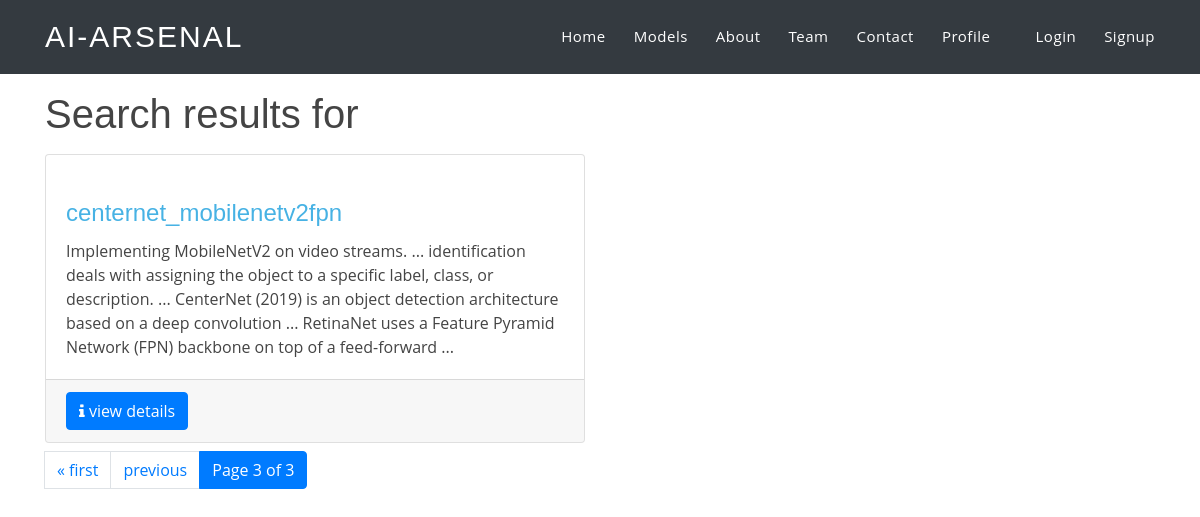
The app's page /storage/search/?q=&page=3, older data.
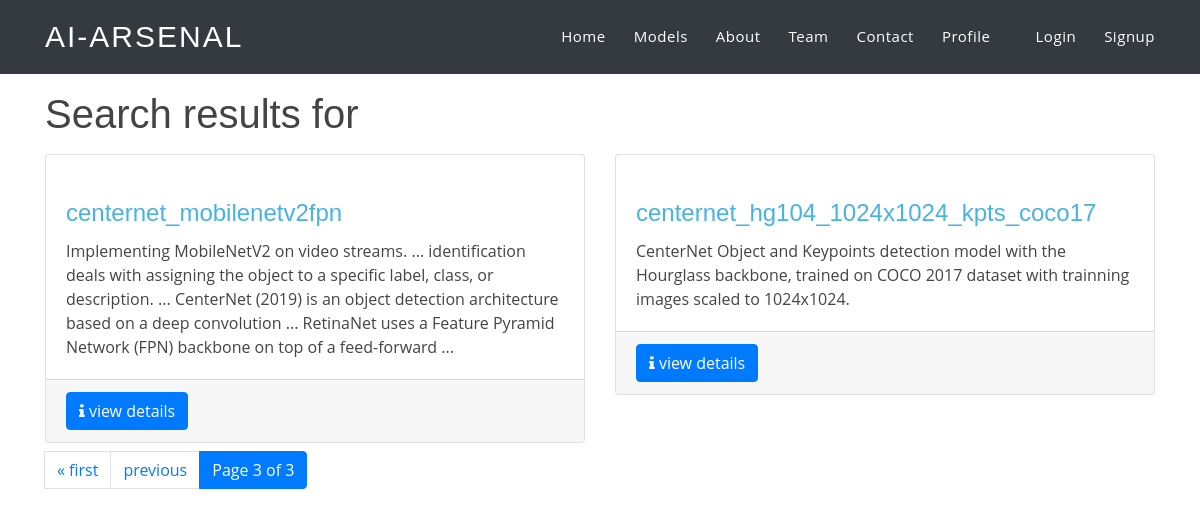
The same page, newer data.
### storage/models.py (models this page shows, shortened)
class AiModel(models.Model):
    model_category =(
        (1,"image"),
        (2,"text"),
        (3,"nlp"),
        (4,"video"),
        (5,"others"),
    )
    name = models.CharField(max_length=225,default='model')
    summary = models.TextField()
    model_file =models.FileField(upload_to='ai_models',null=True)
    category= models.IntegerField(choices=model_category,default=model_category[0][1])
    model_image = models.ImageField(upload_to='ai_models/images',null=True)
    uploader =models.ForeignKey(User,on_delete=models.DO_NOTHING,default=2)
    uploaded_on =models.DateTimeField(auto_now=True)

### storage/views.py (the view)
# urls.py: path('search/', query_ai_models, name='search_ai_model'),
def query_ai_models(request):
    query = request.GET.get('q','')
    results = AiModel.objects.filter(name__contains=query)
    paginator = Paginator(results, 2)
    page_num = request.GET.get('page')
    page_obj = paginator.get_page(page_num)
    context = {
        'result':page_obj,
        'query':query
    }
    return render(request,'storage/search.html',context)

### templates/storage/search.html (shortened to what this page needs)
{% extends 'layout/base.html' %}
{% load static %}
{% load crispy_forms_tags %}
{% block content %}
<div class="container my-3">
    <h1>Search results for {{query}}</h1>
    <div class="row">
        {% for record in result %}
        <div class="col-lg-6 col-xs-4 my-2">
            <div class="card">
                <a href="{% url 'detail_model' record.id %}"><img class="card-img-top" src="{{ record.model_image.url }} " alt=""></a>
                <div class="card-body">
                    <h4 class="card-title"><a href="{% url 'detail_model' record.id %}">{{record.name}}</a></h4>
                    <p class="card-text">{{record.summary}}</p>
                </div>
                <div class="card-footer">
                    <a class="btn btn-primary" href="{% url 'detail_model' record.id %}"><i class="fa fa-info" aria-hidden="true"></i> view details</a>
                </div>
            </div>
        </div>
        {% empty %}
        <p class="lead">No records found</p>
        {% endfor %}
    </div>
    <div class="row justify-content-center">
        <div class="col">
            <nav aria-label="Page navigation example">
                <ul class="pagination">
                    {% if result.has_previous %}
                    <li class="page-item"></li><a class="page-link" href="?q={{query}}&page=1">&laquo; first</a></li>
                    <li class="page-item"></li><a class="page-link" href="?q={{query}}&page={{ result.previous_page_number }}">previous</a></li>
                    {% endif %}
                    <li class="page-item active" aria-current="page">
                        <a class="page-link">
                            Page {{ result.number }} of {{ result.paginator.num_pages }}
                        </a>
                    </li>
                </ul>
            </nav>
        </div>
    </div>
</div>
{% endblock content %}

Row changes from the older to the newer data that the page shows:
added AiModel: name "centernet_hg104_1024x1024_kpts_coco17", summary "CenterNet Object and Keypoints detection model with the Hourglass backbone, trained on COCO 2017 dataset with trainning images scaled to 1024x1024."
